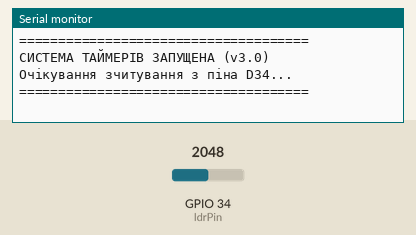
Simulated run of this sketch. Board: ESP32. Shown: the last lines printed to the serial monitor. Inputs (shaded band) come from the test bench; at power-on: GPIO 34 (ldrPin) = 2048.

Above: at 2.2 s.
2.3 s: GPIO 34 (ldrPin) set to 2866
At 3.4 s:
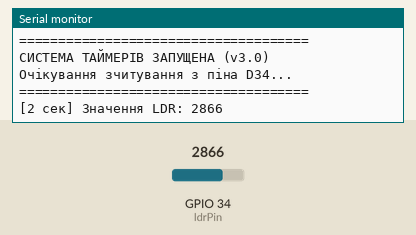
6.5 s: GPIO 34 (ldrPin) set to 3603
At 7.6 s:
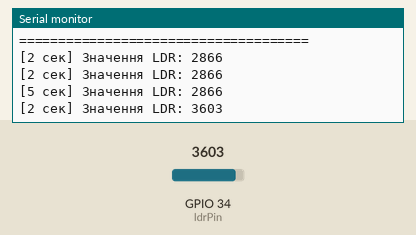

Measured:
- after the input at 2.3 s, the serial monitor: prints a new line after 0.70 s (image 1)
- after the input at 6.5 s, the serial monitor: prints a new line after 0.50 s (image 2)

The sketch:

lab-3_task-2.ino
```cpp
#include <Arduino.h>

const int ldrPin = 34;

hw_timer_t * timer0 = NULL;
hw_timer_t * timer1 = NULL;

volatile bool timer0Flag = false;
volatile bool timer1Flag = false;

void IRAM_ATTR onTimer0() {
  timer0Flag = true;
}

void IRAM_ATTR onTimer1() {
  timer1Flag = true;
}

void setup() {
  Serial.begin(115200);
  delay(1000);

  // Налаштування піна як входу
  pinMode(ldrPin, INPUT);

  // --- Налаштування Таймера 0 (2 секунди) ---
  timer0 = timerBegin(1000000);
  timerAttachInterrupt(timer0, &onTimer0);
  timerAlarm(timer0, 2000000, true, 0);

  // --- Налаштування Таймера 1 (5 секунд) ---
  timer1 = timerBegin(1000000);
  timerAttachInterrupt(timer1, &onTimer1);
  // 5 000 000 мікросекунд = 5 секунд
  timerAlarm(timer1, 5000000, true, 0);

  Serial.println("=====================================");
  Serial.println("СИСТЕМА ТАЙМЕРІВ ЗАПУЩЕНА (v3.0)");
  Serial.println("Очікування зчитування з піна D34...");
  Serial.println("=====================================");
}

void loop() {
  // Кожні 2 секунди
  if (timer0Flag) {
    timer0Flag = false;
    int val0 = analogRead(ldrPin);
    Serial.print("[2 сек] Значення LDR: ");
    Serial.println(val0);
  }

  // Кожні 5 секунд
  if (timer1Flag) {
    timer1Flag = false;
    int val1 = analogRead(ldrPin);
    Serial.print("[5 сек] Значення LDR: ");
    Serial.println(val1);
  }
}
```
